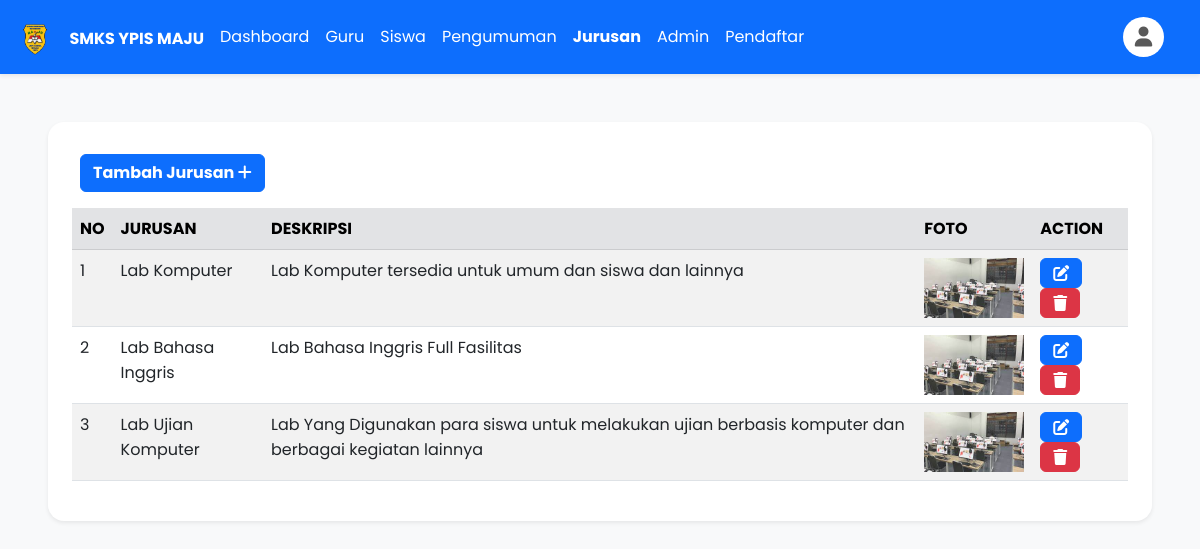
/fasilitas.php (signed in), run on the app's committed database.
### tables this page shows
CREATE TABLE `fasilitas` (
  `id_fasilitas` int(11) NOT NULL,
  `nama_fasilitas` varchar(225) NOT NULL,
  `deskripsi` varchar(225) NOT NULL,
  `foto` longblob NOT NULL
);

### fasilitas.php (the view, shortened to what this page needs)
<?php
include('koneksi.php');
$sql = "SELECT * FROM fasilitas";
$data = mysqli_query($koneksi, $sql);
?>
<body>
    <div class="h-100 bg-light p-5">
        <div class="bg-white rounded-4 table-responsive-sm p-4 shadow-sm">
            <div class="d-flex justify-content-between p-2">
                <div class="">
                    <a href="fasilitas_tambah.php" class="btn btn-primary fw-bold">Tambah Jurusan <i class="fa-solid fa-plus fw-bold"></i></a>
                </div>
            </div>
            <table class="table table-striped mt-2">
                <thead>
                    <tr class="table-secondary">
                        <th scope="col">NO</th>
                        <th scope="col">JURUSAN</th>
                        <th scope="col">DESKRIPSI</th>
                        <th scope="col">FOTO</th>
                        <th scope="col">ACTION</th>
                    </tr>
                </thead>
                <tbody>
                    <?php $i = 1; ?>
                    <?php while ($row = mysqli_fetch_assoc($data)) : ?>
                        <tr>
                            <td scope="row"><?= $i ?></td>
                            <td><?= $row["nama_fasilitas"]; ?></td>
                            <td><?= $row["deskripsi"]; ?></td>
                            <td><img src="<?= $row['foto']; ?>" width="100"></td>
                            <td>
                                <a href="fasilitas_edit.php?id_fasilitas=<?= $row["id_fasilitas"]; ?>" class="btn btn-primary"><i class="fas fa-edit"></i></a>
                                <a href="?id_fasilitas=<?= $row["id_fasilitas"]; ?>" onclick="return confirm('Data Siswa Yang di Hapus Tidak Bisa Dikembalikan Lagi!!!');" class="btn btn-danger"><i class="fas fa-trash"></i></a>
                            </td>
                        </tr>
                        <?php $i++; ?>
                    <?php endwhile; ?>
                </tbody>
            </table>
        </div>
    </div>
</body>

### Components/header.php (style rules this page uses)
* { font-family: 'Poppins', sans-serif; }

### data on the page
fasilitas: nama_fasilitas "Lab Komputer", deskripsi "Lab Komputer tersedia untuk umum dan siswa dan lainnya", foto (picture)
fasilitas: nama_fasilitas "Lab Bahasa Inggris", deskripsi "Lab Bahasa Inggris Full Fasilitas", foto (picture)
fasilitas: nama_fasilitas "Lab Ujian Komputer", deskripsi "Lab Yang Digunakan para siswa untuk melakukan ujian berbasis komputer dan berbagai kegiatan lainnya", foto (picture)
